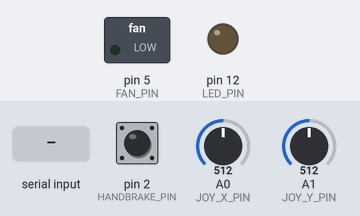
Simulated run of this sketch. Board: Arduino Uno, built with avr-gcc and run on an emulated ATmega328P. Shown: switched loads named in the sketch (green lamp = pin HIGH), output pins drawn as LEDs (lit = HIGH). Inputs (shaded band) come from the test bench; at power-on: pin 2 (HANDBRAKE_PIN) HIGH, A0 (JOY_X_PIN) = 512, A1 (JOY_Y_PIN) = 512. What the sketch prints to the serial monitor is not drawn.

Above: at 1.7 s.
1.8 s: "S90\n" received over Serial
At 2.6 s:
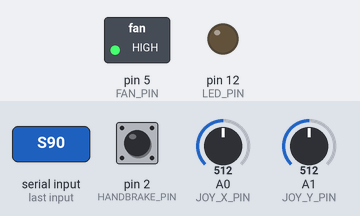
8.9 s: "C\n" received over Serial
At 9.7 s:
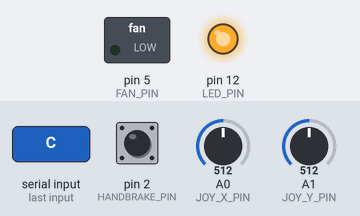
Timing chart, 0 to 11.9 s (numbered marks = the images above; inputs shaded):
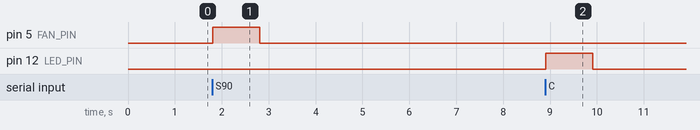

Measured:
- after the input at 1.8 s, pin 5 (FAN_PIN): LOW → HIGH at once, → LOW 1.0 s later
- after the input at 8.9 s, pin 12 (LED_PIN): LOW → HIGH at once, → LOW 1.0 s later

The sketch:

racing_serial_uno.ino
```cpp
/*
 * 賽車遊戲控制器（RALLY / RAW 2）— Arduino Uno 版
 *
 * 輸入（Arduino → 電腦）：搖桿取代 WASD、一顆按鈕當手煞車（Space），其他功能維持用鍵盤。
 * 輸出（電腦 → Arduino）：車速夠快時風扇吹風（用繼電器開關）；通過檢查點時紅燈亮 1 秒。
 *
 * Uno 不能直接模擬 USB 鍵盤，所以電腦要執行 serial_to_keys.py 當橋樑：
 *   Arduino 送出：+w 按下 W、-w 放開 W；空白鍵寫成 sp
 *   電腦送來  ：S<車速 km/h>，例如 S87；C 代表通過檢查點
 *
 * 接線：
 *   搖桿模組  VCC → 5V、GND → GND、VRx → A0、VRy → A1（SW 不用接）
 *   手煞車按鈕 一腳 → D2、另一腳 → GND（使用內建上拉電阻）
 *   繼電器模組 + → 5V、- → GND、S → D5
 *   風扇      5V → 繼電器 COM，繼電器 NO → 風扇 +，風扇 - → GND，詳見 README
 *   紅燈 LED  D12 → 220Ω → LED 長腳，LED 短腳 → GND
 */

// ---------- 腳位 ----------
const int JOY_X_PIN = A0;
const int JOY_Y_PIN = A1;
const int HANDBRAKE_PIN = 2;
const int FAN_PIN = 5;   // 繼電器 S；改用調速模式時必須是 PWM 腳位（3、5、6、9、10、11）
const int LED_PIN = 12;

// ---------- 搖桿設定 ----------
// 搖桿推離中心超過這個值才算按下（0~512），太敏感就調大
const int DEAD_ZONE = 200;

// 方向相反時把對應的值改成 true
const bool INVERT_X = false;  // true：左右對調
const bool INVERT_Y = false;  // true：前後對調

// ---------- 風扇設定 ----------
// 繼電器只能全開或全關，不能調轉速。
// 之後改用電晶體或馬達驅動模組時，改成 false 就會隨車速調整轉速。
const bool FAN_USE_RELAY = true;
const bool RELAY_ACTIVE_LOW = false;  // 繼電器在 S 給 LOW 時才吸合（風扇反而在停車時轉）就改成 true

// 繼電器模式：車速超過 ON 開風扇、低於 OFF 關風扇
// （兩個值分開，避免車速在門檻附近時繼電器一直切換）
const int FAN_RELAY_ON_SPEED = 40;    // km/h
const int FAN_RELAY_OFF_SPEED = 30;   // km/h
const unsigned long FAN_RELAY_MIN_SWITCH_MS = 500;  // 繼電器最短切換間隔，保護繼電器

// 調速模式（FAN_USE_RELAY = false）
const int FAN_START_SPEED = 5;     // 車速低於這個值（km/h）風扇停止
const int FAN_FULL_SPEED = 150;    // 車速達到這個值（km/h）風扇全速
const int FAN_MIN_PWM = 80;        // 風扇能轉起來的最低 PWM，轉不動就調大

const unsigned long FAN_TIMEOUT_MS = 1000;  // 超過這麼久沒收到車速就關風扇

// ---------- 紅燈設定 ----------
const unsigned long LED_ON_MS = 1000;

// ---------- 按鍵狀態 ----------
struct Key {
  const char *name;
  bool pressed;
};

Key keyUp        = {"w", false};   // 油門
Key keyDown      = {"s", false};   // 煞車/倒車
Key keyLeft      = {"a", false};   // 左轉
Key keyRight     = {"d", false};   // 右轉
Key keyHandbrake = {"sp", false};  // 手煞車

int centerX = 512;
int centerY = 512;

bool handbrakeLastReading = false;
unsigned long handbrakeChangedAt = 0;
const unsigned long DEBOUNCE_MS = 20;

unsigned long lastSpeedAt = 0;
bool fanRelayOn = false;
unsigned long fanRelaySwitchedAt = 0;
unsigned long ledOnAt = 0;
bool ledOn = false;

char rxBuffer[16];
int rxLength = 0;

void setKey(Key &key, bool shouldPress) {
  if (shouldPress == key.pressed) {
    return;
  }
  Serial.print(shouldPress ? '+' : '-');
  Serial.println(key.name);
  key.pressed = shouldPress;
}

void writeRelay(bool on) {
  digitalWrite(FAN_PIN, on != RELAY_ACTIVE_LOW ? HIGH : LOW);
}

void setFanRelay(bool on) {
  if (on == fanRelayOn || millis() - fanRelaySwitchedAt < FAN_RELAY_MIN_SWITCH_MS) {
    return;
  }
  writeRelay(on);
  fanRelayOn = on;
  fanRelaySwitchedAt = millis();
}

void fanOff() {
  if (FAN_USE_RELAY) {
    setFanRelay(false);
  } else {
    analogWrite(FAN_PIN, 0);
  }
}

void setFanSpeed(int speedKmh) {
  if (FAN_USE_RELAY) {
    if (speedKmh >= FAN_RELAY_ON_SPEED) {
      setFanRelay(true);
    } else if (speedKmh < FAN_RELAY_OFF_SPEED) {
      setFanRelay(false);
    }
    return;
  }

  int pwm = 0;
  if (speedKmh >= FAN_START_SPEED) {
    pwm = map(constrain(speedKmh, FAN_START_SPEED, FAN_FULL_SPEED),
              FAN_START_SPEED, FAN_FULL_SPEED, FAN_MIN_PWM, 255);
  }
  analogWrite(FAN_PIN, pwm);
}

void handleCommand(const char *cmd) {
  if (cmd[0] == 'S') {
    setFanSpeed(atoi(cmd + 1));
    lastSpeedAt = millis();
  } else if (cmd[0] == 'C') {
    digitalWrite(LED_PIN, HIGH);
    ledOn = true;
    ledOnAt = millis();
  }
}

void readSerial() {
  while (Serial.available() > 0) {
    char c = Serial.read();
    if (c == '\n' || c == '\r') {
      if (rxLength > 0) {
        rxBuffer[rxLength] = '\0';
        handleCommand(rxBuffer);
        rxLength = 0;
      }
    } else if (rxLength < (int)sizeof(rxBuffer) - 1) {
      rxBuffer[rxLength++] = c;
    }
  }
}

void setup() {
  Serial.begin(115200);

  pinMode(HANDBRAKE_PIN, INPUT_PULLUP);
  pinMode(FAN_PIN, OUTPUT);
  pinMode(LED_PIN, OUTPUT);
  if (FAN_USE_RELAY) {
    writeRelay(false);
  } else {
    analogWrite(FAN_PIN, 0);
  }
  digitalWrite(LED_PIN, LOW);

  // 開機時搖桿不要碰，用來校正中心點
  delay(500);
  long sumX = 0;
  long sumY = 0;
  for (int i = 0; i < 16; i++) {
    sumX += analogRead(JOY_X_PIN);
    sumY += analogRead(JOY_Y_PIN);
    delay(5);
  }
  centerX = sumX / 16;
  centerY = sumY / 16;

  // 告訴電腦 Arduino 剛啟動（或重新啟動），電腦會放開所有按住的鍵
  Serial.println("#ready");
}

void loop() {
  unsigned long now = millis();

  // 搖桿 → WASD
  int dx = analogRead(JOY_X_PIN) - centerX;
  int dy = analogRead(JOY_Y_PIN) - centerY;
  if (INVERT_X) dx = -dx;
  if (INVERT_Y) dy = -dy;

  // 多數搖桿模組往前推時 VRy 變小，所以 dy < 0 代表往前
  setKey(keyUp,    dy < -DEAD_ZONE);
  setKey(keyDown,  dy >  DEAD_ZONE);
  setKey(keyLeft,  dx < -DEAD_ZONE);
  setKey(keyRight, dx >  DEAD_ZONE);

  // 手煞車按鈕（按下時腳位為 LOW）
  bool reading = digitalRead(HANDBRAKE_PIN) == LOW;
  if (reading != handbrakeLastReading) {
    handbrakeLastReading = reading;
    handbrakeChangedAt = now;
  }
  if (now - handbrakeChangedAt >= DEBOUNCE_MS) {
    setKey(keyHandbrake, reading);
  }

  // 接收車速與檢查點
  readSerial();

  // 太久沒收到車速（遊戲關掉或橋接程式停止）就關風扇
  if (now - lastSpeedAt > FAN_TIMEOUT_MS) {
    fanOff();
  }

  // 紅燈亮 1 秒後熄滅
  if (ledOn && now - ledOnAt >= LED_ON_MS) {
    digitalWrite(LED_PIN, LOW);
    ledOn = false;
  }

  delay(5);
}
```
